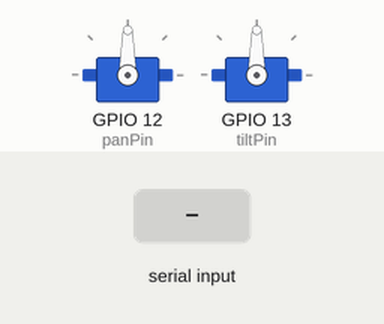
Simulated run of this sketch. Board: ESP32. On the bench: 2 × servo. The inputs (shaded band) are chosen by the test bench.

Above: at 1.2 s.
1.3 s: "PAN:\n" received over Serial
At 2.5 s:
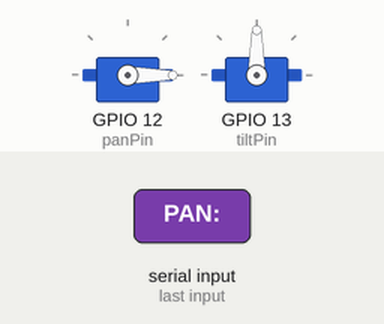
2.8 s: "TILT:\n" received over Serial
At 3.7 s:
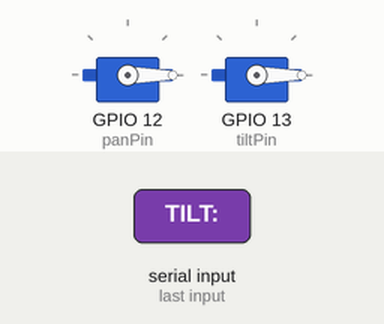
4.3 s: "PAN:90\n" received over Serial
At 4.8 s:
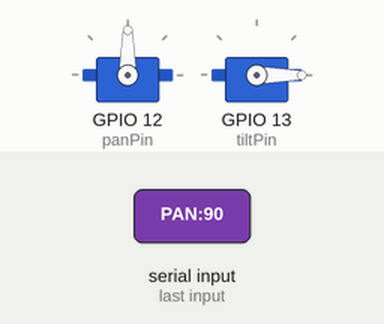
5.8 s: "PAN:,45\n" received over Serial
At 7.0 s:
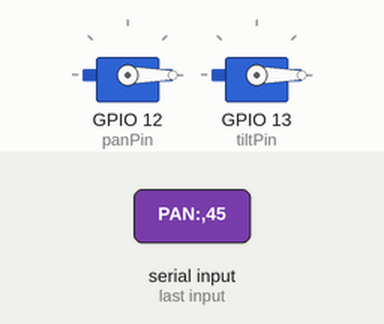
7.3 s: "TILT:90\n" received over Serial
At 8.3 s:
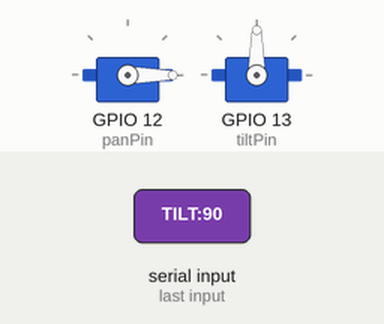
Timing chart, 0 to 9.8 s (numbered marks = the images above; inputs shaded):
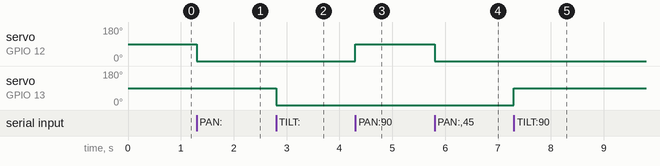

Measured:
- after the input at 1.3 s, servo on GPIO 12 (panPin): 90° → 0° at once
- after the input at 2.8 s, servo on GPIO 13 (tiltPin): 90° → 0° at once
- after the input at 4.3 s, servo on GPIO 12 (panPin): 0° → 90° at once
- after the input at 5.8 s, servo on GPIO 12 (panPin): 90° → 0° at once
- after the input at 7.3 s, servo on GPIO 13 (tiltPin): 0° → 90° at once

The sketch:

cntrl1.ino
```cpp
#include <ESP32Servo.h>

Servo panServo;
Servo tiltServo;

const int panPin = 12;
const int tiltPin = 13;

int panAngle = 90;
int tiltAngle = 90;
//setup
void setup() {
  Serial.begin(115200);
  panServo.attach(panPin);
  tiltServo.attach(tiltPin);
  panServo.write(panAngle);
  tiltServo.write(tiltAngle);
}

void loop() {
  if (Serial.available() > 0) {
    String command = Serial.readStringUntil('\n');
    command.trim();

    if (command.startsWith("PAN:")) {
      panAngle = command.substring(4).toInt();
      panServo.write(panAngle);
    }
    else if (command.startsWith("TILT:")) {
      tiltAngle = command.substring(5).toInt();
      tiltServo.write(tiltAngle);
    }
  }
}
```
